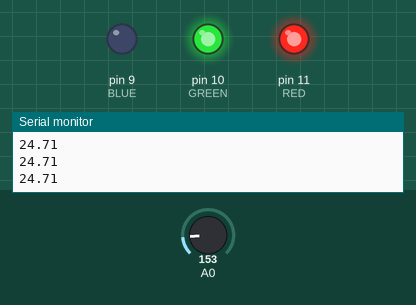
The sketch below on a simulated Arduino Uno, built with avr-gcc and run on an emulated ATmega328P. Parts: output pins drawn as LEDs (lit = HIGH), the last lines printed to the serial monitor. The test bench sets the inputs (shaded band); at power-on: A0 = 153.

Above: at 1.2 s.
1.3 s: A0 set to 156
At 1.9 s:
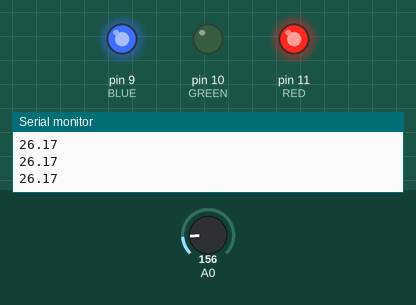
2.8 s: A0 set to 165
At 3.1 s:
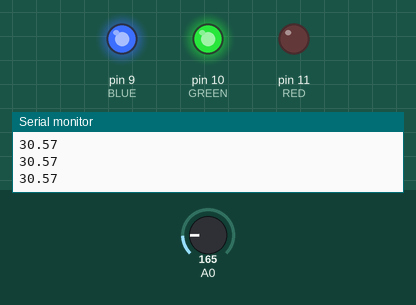
4.3 s: A0 set to 133
At 5.4 s:
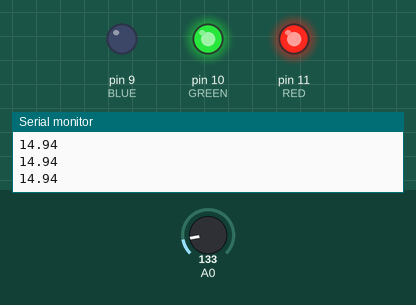
5.8 s: A0 set to 175
At 6.6 s:
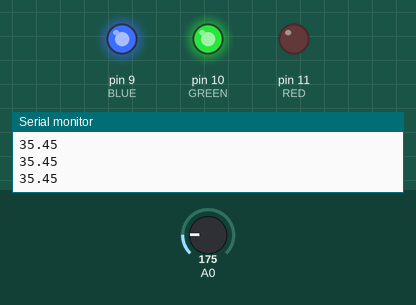
Timing chart, 0 to 8.3 s (numbered marks = the images above; inputs shaded):
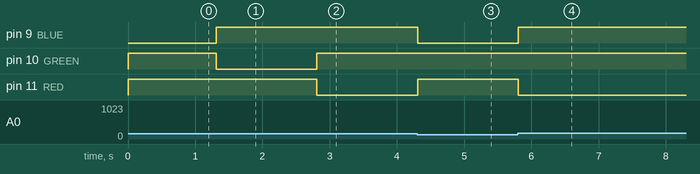

The sketch:

temperature1.ino
```cpp
#define BLUE 9
#define GREEN 10
#define RED 11

#define LOWER_BOUND 26
#define UPPER_BOUND 27

int tmp36Value = 0;

void setup() {
    // put your setup code here, to run once:
    Serial.begin(9600);
    pinMode(BLUE, OUTPUT);
    pinMode(GREEN, OUTPUT);
    pinMode(RED, OUTPUT);
}

void loop() {
    tmp36Value = analogRead(A0);


    // calculate the temperature from tmp36
    float voltage = tmp36Value * 5.0;
    voltage /= 1024.0;
    float temperatureC = (voltage - 0.5) * 100;

    Serial.println(temperatureC);

    if (temperatureC < LOWER_BOUND) {
        digitalWrite(RED, HIGH);
        digitalWrite(GREEN, HIGH);
        digitalWrite(BLUE, LOW);
    } else if (temperatureC > UPPER_BOUND) {
        digitalWrite(RED, LOW);
        digitalWrite(GREEN, HIGH);
        digitalWrite(BLUE, HIGH);
    } else {
        digitalWrite(RED, HIGH);
        digitalWrite(GREEN, LOW);
        digitalWrite(BLUE, HIGH);
    }
}
```

Measured:
- the behaviour switches between 155 and 156 on A0 (found by bisection; images 0 and 1)
- after the input at 1.3 s, pin 9 (BLUE): LOW → HIGH at once; pin 10 (GREEN): HIGH → LOW at once
- after the input at 2.8 s, pin 10 (GREEN): LOW → HIGH at once; pin 11 (RED): HIGH → LOW at once
- after the input at 4.3 s, pin 9 (BLUE): HIGH → LOW at once; pin 11 (RED): LOW → HIGH at once
- after the input at 5.8 s, pin 9 (BLUE): LOW → HIGH at once; pin 11 (RED): HIGH → LOW at once
